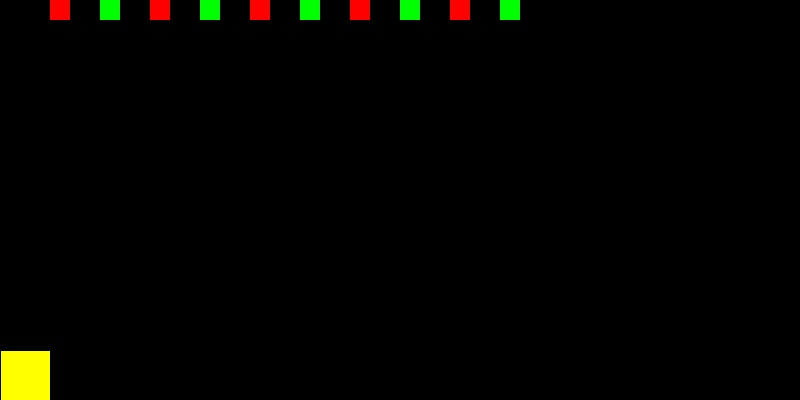
Frame 1 (no input)
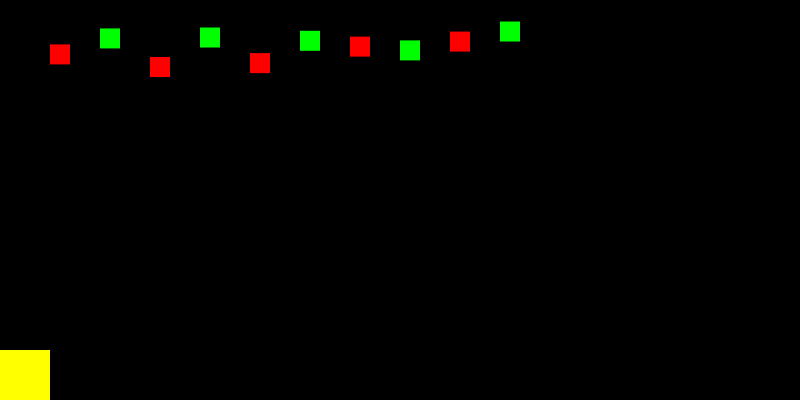
Frame 60 (the mouse pressed at the canvas centre just before this capture)
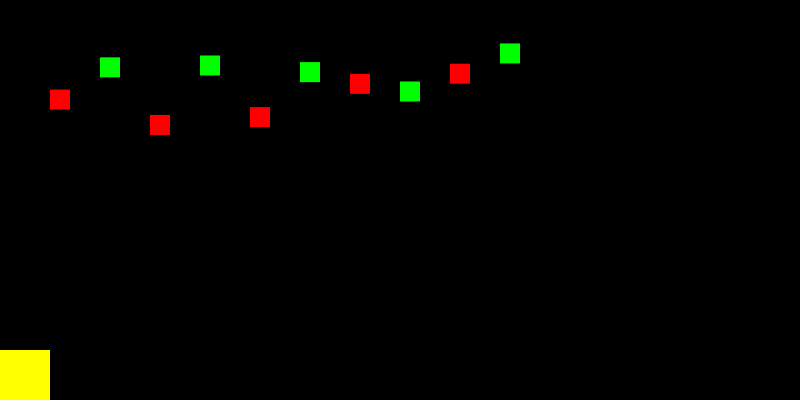
Frame 120 (the mouse held since frame 60 and released just before this capture)

The Processing sketch that drew these frames (run headless with seeded random() and noise(); from frame 60 on, the mouse is pressed at the canvas centre):

// Processing sketch: stepbystep
// ── stepbystep.pde
//Caroline Yau
//Step by Step Game

//Step 1. Name my object
Rect [] myRect = new Rect [10];
Bob myBob;

//Step 2. Use the constructor
void setup(){
  size(800, 400);
  color tempC;
  int tempT;
  for (int i=0; i<10; i++){
    if (i%2 == 0){
      tempC = #FF0000;
      tempT = 0;
    }
    else {
      tempC = #00FF00;
      tempT = 1;
    }
    myRect[i] = new Rect(50+i*50, 0, tempC, random(0.3, 1), 20, tempT);
  }
  myBob = new Bob(0, height-50, 50, #FFFF00, 1);
}

void draw(){
  background(0);
  //Step 3. Use functions!
  myBob.display();
  for (int i=0; i<10; i++){
    myRect[i].display();
    myRect[i].move();
    myBob.collide(myRect[i]);
  }
}

void keyPressed(){
  if (keyCode == RIGHT){
    myBob.move(1);
  }
  else if (keyCode == LEFT){
    myBob.move(-1);
  }
}

void mousePressed(){
  for (int i=0; i<10; i++){
    myRect[i].clicks(mouseX, mouseY);
  }
}

// ── Bob.pde
class Bob{
  float x;
  float y;
  int pSize;
  color c;
  boolean touch;
  float speed;
  
  Bob(float tempx, float tempy, int tpSize, color tempc, float tspeed){
    x = tempx;
    y = tempy;
    pSize = tpSize;
    c = tempc;
    speed = tspeed;
  }
  
  void display(){
    fill(c);
    rect(x, y, pSize, pSize);
  }
  
  void move(int dir){
    x = x + speed*dir;
    if (x > width){
      x = 0;
    }
  }
  
  void collide(Rect theRect){
    if (theRect.x + theRect.bSize > x && theRect.x < x+pSize &&
    theRect.y + theRect.bSize > y && theRect.y < y + pSize){
      if (theRect.type == 0){
        x = 0;
        pSize -= 10;
        y = height - pSize;
        theRect.y = 0;
      }
      else if (theRect.type == 1){
        x = 0;
        pSize += 10;
        y = height - pSize;
        theRect.y = 0;
      }
    }
  }
}

// ── Rect.pde
class Rect{
  //Step 1. attributes
  float x;
  float y;
  color c;
  float speed;
  int bSize;
  int type; //0=red(bad), 1=green(good)
  boolean mouse;
  
  //Step 2. Constructor
  Rect(float tempx, float tempy, color tempc, float tempspeed, int tbSize, int ttype){
    x = tempx;
    y = tempy;
    c = tempc;
    speed = tempspeed;
    bSize = tbSize;
    type = ttype;
  }
  
  //Step 3. Functions
  void display(){
    fill(c);
    noStroke();
    rect(x, y, bSize, bSize);
  }
  
  void move(){
    y = y + speed;
    if (y > height){
      y = 0;
    }
    
  }
  
  void clicks (float mx, float my){
    if ((mx>x) && (mx<x + bSize) && (my>y) && (my < y + bSize)){
      if (type == 0){
        type = 1;
        c = #00FF00;
      }
      else if (type == 1){
        type = 0;
        c = #FF0000;
      }
    }
  }
}
  
